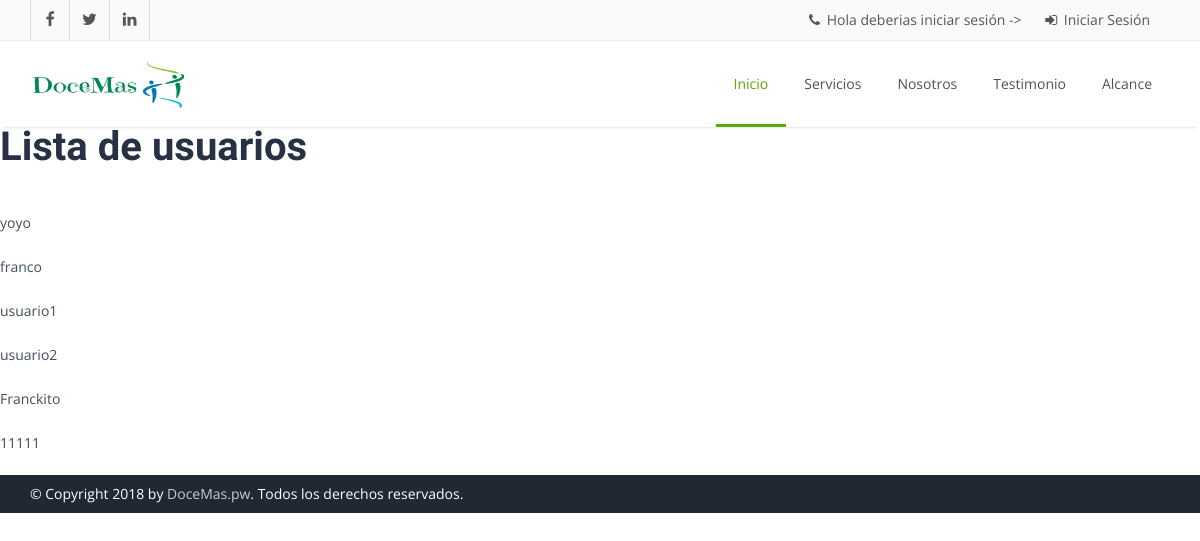
The app's page /adm/users with its own data.
### users/models.py (models this page shows, shortened)
class Usuario(AbstractUser):
    rut = models.CharField(max_length=11,blank=True)
    fecha_nac = models.DateField(auto_now_add=True)
    direccion = models.CharField(max_length=50,blank=True)
    telefono = models.CharField(max_length=12,blank=True)
    presentacion = models.CharField(max_length=500,blank=True)
    colegio = models.ForeignKey(Colegio,null=True,blank=True,on_delete=models.CASCADE)

### users/views.py (the view)
# urls.py: url(r'^adm/users$', ListUsersView.as_view(), name='list_users'), #url normal basada en clase
class ListUsersView(View):
    def get(self, request):
        users_list = Usuario.objects.all()
        """
        html = '<ul>'
        for photo in photos:
            html += '<li>'+photo.name+'</li>'
        html += '</ul>'
        """
        context = {
            "users_list" : users_list
        }
        return render(request,"users/list_users.html", context)

### users/templates/users/list_users.html (shortened to what this page needs)
{% extends 'base.html' %}
{%block section %}
    <h1>Lista de usuarios</h1>
    {% for user in users_list %}
        <p>{{user.username}}</p>
    {% endfor %}
{% endblock %}

### records on screen
Usuario: username "yoyo"
Usuario: username "franco"
Usuario: username "usuario1"
Usuario: username "usuario2"
Usuario: username "Franckito"
Usuario: username "11111"
